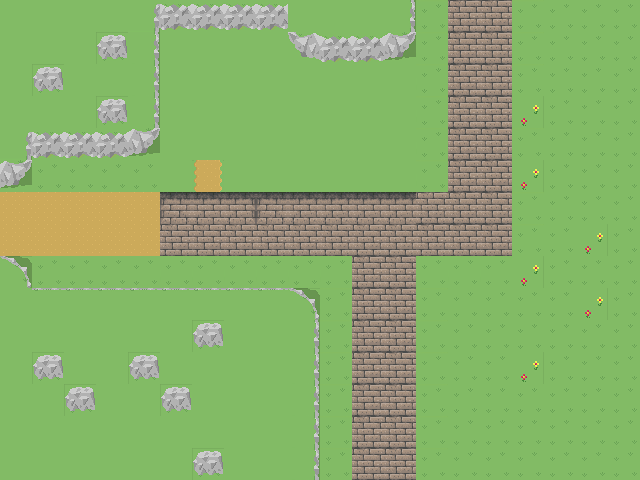

Rendered tile map (Tiled .tmx) drawn with the repository's tilesets; below, a short description and the full map source, tile grids included:
An orthogonal 20x15 tile map with 32x32 px tiles, 1 tile layer (Camada de Blocos 1) and 1 object (Hotel).

<map version="1.10" tiledversion="1.12.2" orientation="orthogonal" renderorder="right-down" width="20" height="15" tilewidth="32" tileheight="32" infinite="0" nextlayerid="3" nextobjectid="6">
 <editorsettings>
  <export target="Map2_Village.csv" format="csv" />
 </editorsettings>
 <tileset firstgid="1" source="tile2map32.tsx" />
 <layer id="1" name="Camada de Blocos 1" width="20" height="15">
  <data encoding="csv">
306,306,306,306,321,310,310,310,310,306,306,306,307,354,639,639,354,253,253,253,
306,306,306,296,307,306,306,306,306,309,310,310,311,354,639,639,354,253,253,253,
306,296,306,306,307,306,306,306,306,306,306,306,306,354,639,639,354,253,253,253,
306,306,306,296,307,306,306,306,306,306,306,306,306,354,639,639,254,253,253,253,
321,310,310,310,311,306,306,306,306,306,306,306,306,354,639,639,354,253,253,253,
311,253,253,253,253,306,242,306,306,306,306,306,306,354,639,639,254,253,253,253,
319,319,319,319,319,634,635,636,634,635,635,635,635,639,639,639,354,253,253,253,
319,319,319,319,319,639,639,639,639,639,639,639,639,639,639,639,354,253,254,253,
303,253,253,253,253,354,354,354,354,354,354,639,639,354,354,354,254,253,253,253,
306,302,302,302,302,302,302,302,302,303,354,639,639,354,253,253,253,253,254,253,
306,306,306,306,306,306,296,306,306,307,354,639,639,354,253,253,253,253,253,253,
306,296,306,306,296,306,306,306,306,307,354,639,639,354,253,253,254,253,253,253,
306,306,296,306,306,296,306,306,306,307,354,639,639,354,253,253,253,253,253,253,
306,306,306,306,306,306,306,306,306,307,354,639,639,354,253,253,253,253,253,253,
306,306,306,306,306,306,296,306,306,307,354,639,639,354,253,253,253,253,253,253
</data>
 </layer>
 <objectgroup id="2" name="Camada de Objetos 1" visible="0">
  <object id="5" name="Hotel" x="160" y="40" width="125" height="150" />
 </objectgroup>
</map>
